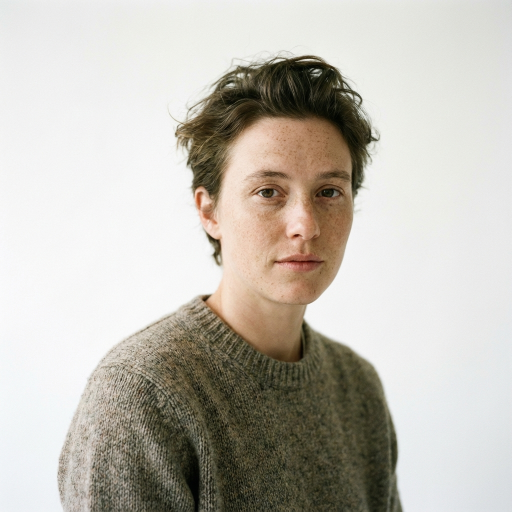
#> input picture sample_face.png, 1024 x 1024 px (shown at 1/2 size)
$ python project_2_edges.py sample_face.png
#> lines starting #> are read from the running program, lines starting #| are printed output that depends on the picture; after the words box and inside, x2 and y2 are one past the last pixel; in counts of white or black regions, pixels touching at a corner belong together
### utils.py
"""
Ortak yardımcı fonksiyonlar
bu dosyayı diğer projelerden import ediyorum
"""
import os
import cv2
import numpy as np
import torch


def load_image_bgr(path: str) -> np.ndarray:
    """Görüntüyü yükler - unicode path'lerde sorun çıkınca imdecode kullanıyorum"""
#> called with path = 'sample_face.png'
    if not os.path.isfile(path):
        raise FileNotFoundError(f"Image not found: {path}")

    img = cv2.imread(path, cv2.IMREAD_COLOR)
#> img is the input picture: shape (1024, 1024, 3); mean B, G, R 180.8, 189.4, 193.5

    # cv2.imread Türkçe karakterli yollarda çalışmıyor bazen
    # stackoverflow'dan buldum bu çözümü
    if img is None:
        with open(path, "rb") as f:
            data = np.asarray(bytearray(f.read()), dtype=np.uint8)
        img = cv2.imdecode(data, cv2.IMREAD_COLOR)

    if img is None:
        raise ValueError(f"Unable to read image: {path}")
    return img


def bgr_to_rgb(img: np.ndarray) -> np.ndarray:
    """BGR -> RGB dönüşümü"""
    return cv2.cvtColor(img, cv2.COLOR_BGR2RGB)


# [14 lines left out: functions to_torch_tensor, normalize_tensor, not called in this run]


def resize_rgb(img_rgb: np.ndarray, size: tuple[int, int]) -> np.ndarray:
    # boyut değiştir - size = (width, height)
    return cv2.resize(img_rgb, size, interpolation=cv2.INTER_LINEAR)


# [29 lines left out: functions put_label, draw_boxes, show_image, not called in this run]

### project_2_edges.py
"""
Kenar tespiti ile basit sınıflandırma
rafta ürün var mı yok mu gibi basit sorular için

NOT: Bu yöntem çok basit, gerçek projelerde CNN kullanılmalı
     ama geleneksel CV yöntemlerini anlamak için güzel örnek
"""
import argparse
import cv2
import numpy as np
from utils import load_image_bgr


def main():
    parser = argparse.ArgumentParser(description="Kenar sayısına göre EMPTY / NOT EMPTY sınıflandırması")
    parser.add_argument("image", help="Sınıflandırılacak görüntü yolu")
    parser.add_argument("--blur", type=int, default=5, help="Gaussian blur çekirdek boyutu (tek sayı)")
    parser.add_argument("--canny-low", type=int, default=50, help="Canny alt eşiği")
    parser.add_argument("--canny-high", type=int, default=150, help="Canny üst eşiği")
    parser.add_argument("--edge-thresh", type=int, default=500, help="EDGE piksel eşiği")
    parser.add_argument("--show", action="store_true", help="Ara adımları ekranda göster")
    args = parser.parse_args()

    img = load_image_bgr(args.image)
    gray = cv2.cvtColor(img, cv2.COLOR_BGR2GRAY)
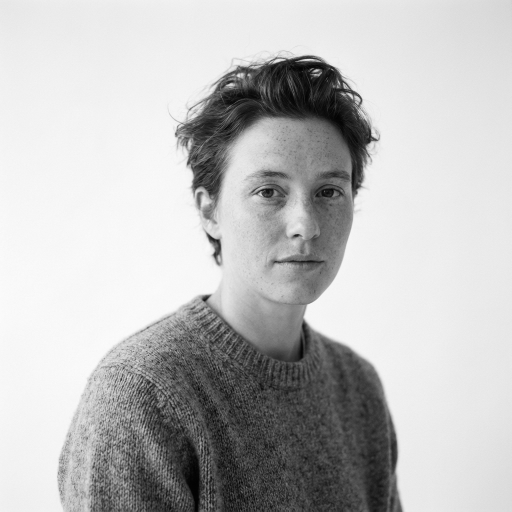
#> gray: shape (1024, 1024) (shown at 1/2 size); min 0, max 253, mean 189.6

    # blur uygula - gürültüyü azaltır
    ksize = max(3, args.blur | 1)  # tek sayı olmalı
    blurred = cv2.GaussianBlur(gray, (ksize, ksize), 0)

    # canny edge detection
    edges = cv2.Canny(blurred, args.canny_low, args.canny_high)
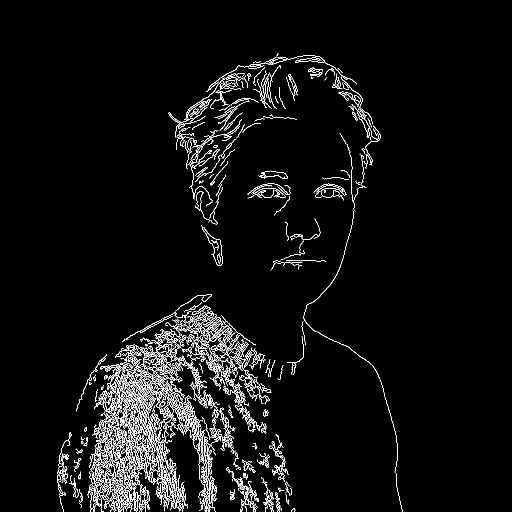
#> edges: shape (1024, 1024) (shown at 1/2 size); 4% white in thin lines or dots, all inside (x1, y1, x2, y2) = (114, 106, 805, 1024)

    # kenar piksellerini say
    edge_pixels = int(np.count_nonzero(edges))
#> edge_pixels = 41608

    # basit kural: çok kenar varsa dolu, yoksa boş
    # FIXME: bu eşik değeri her resim için farklı olmalı
    label = "NOT EMPTY" if edge_pixels > args.edge_thresh else "EMPTY"
#> label = 'NOT EMPTY'

    print(f"Kenar piksel sayısı: {edge_pixels}")
#| Kenar piksel sayısı: 41608
    print(f"Sonuç: {label}")
#| Sonuç: NOT EMPTY

    if args.show:
        vis = cv2.cvtColor(edges, cv2.COLOR_GRAY2BGR)
        cv2.putText(vis, f"Edges: {edge_pixels}", (10, 30),
                    cv2.FONT_HERSHEY_SIMPLEX, 0.9, (0, 255, 0), 2, cv2.LINE_AA)
        cv2.namedWindow("Edges", cv2.WINDOW_NORMAL)
        cv2.imshow("Edges", vis)
        print("Pencereyi kapatmak için tuşa basın")
        cv2.waitKey(0)
        cv2.destroyAllWindows()


if __name__ == "__main__":
    main()
